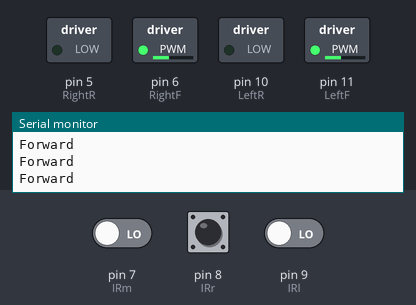
Bench run of a sketch on a simulated Arduino Uno, built with avr-gcc and run on an emulated ATmega328P. Parts: switched loads named in the sketch (green lamp = pin HIGH), the last lines printed to the serial monitor. Dashed ring = blinking. The inputs (shaded band) are chosen by the test bench; at power-on: pin 8 (IRr) LOW, pin 9 (IRl) LOW, pin 7 (IRm) LOW.

Above: at 1.2 s.
1.3 s: pin 8 (IRr) driven HIGH
At 1.7 s:
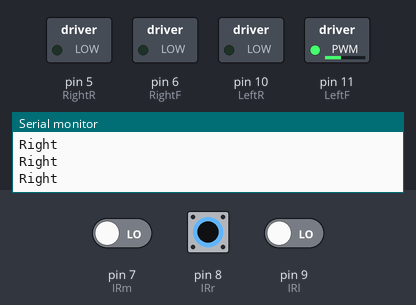
2.8 s: pin 9 (IRl) driven HIGH
At 3.7 s:
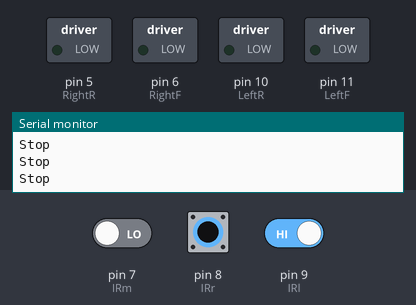
4.3 s: pin 8 (IRr) driven LOW
At 5.0 s:
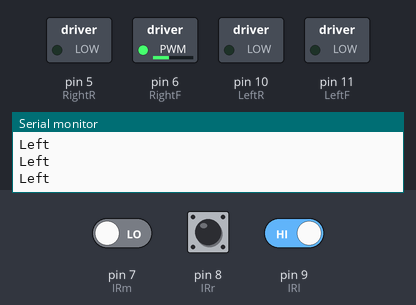
5.8 s: pin 9 (IRl) driven LOW
At 7.0 s:
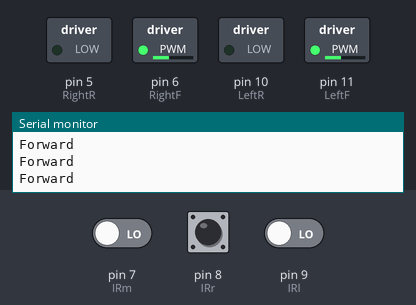
8.8 s: pin 8 (IRr) pulsed HIGH 2 times (0.12 s each, 0.3 s apart)
At 9.01 s:
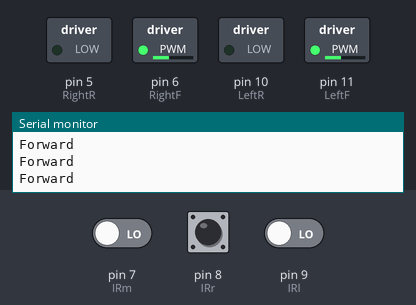
12.4 s: pin 8 (IRr) driven HIGH and pin 9 (IRl) driven HIGH
At 13.7 s:
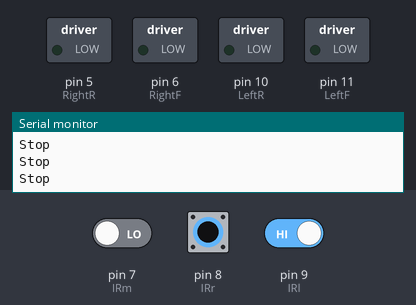
Timing chart, 0 to 15.4 s (numbered marks = the images above; inputs shaded):
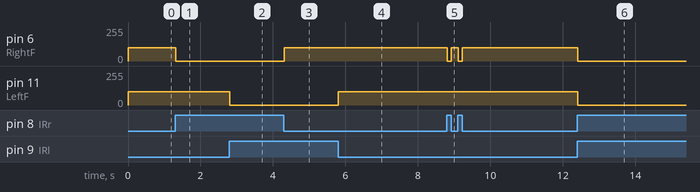

The sketch:

Robot-Line_Following.ino
```cpp
const int LeftF = 11; // orange
const int LeftR = 10; // yello
const int RightF = 6; // green
const int RightR = 5; // blue

const int IRl = 9;  //white
const int IRr = 8;  //purple
const int IRm = 7;  //blue

#define echo 4  //yello
#define trig 3  //green

void setup() {
  pinMode(LeftF, OUTPUT);
  pinMode(RightF, OUTPUT);
  pinMode(LeftR, OUTPUT);
  pinMode(RightR, OUTPUT);

  pinMode(IRl,INPUT);
  pinMode(IRr,INPUT);
  pinMode(IRm,INPUT);

  Serial.begin(9600);
}

void loop() {
  int x = digitalRead(IRl);
  int y = digitalRead(IRr);
  int z = digitalRead(IRm);

  if(digitalRead(IRl)==HIGH && digitalRead(IRr)==HIGH) //IR will not glow on black line
  {
    Stop();
  }

  else if(digitalRead(IRl)==LOW && digitalRead(IRr)==LOW)  //IR not on black line
  {
    Forward();
  }

  else if(digitalRead(IRl)==LOW && digitalRead(IRr)==HIGH)
  {
    turnRight();
    delay(10);
  }

  else if(digitalRead(IRl)==HIGH && digitalRead(IRr)==LOW)
  {
    turnLeft();
    delay(10);
  }

  else
  {
    Stop();
  }
}


void Forward()
{
    Serial.println("Forward");
  analogWrite(LeftF, 100);
  analogWrite(RightF, 100);
  analogWrite(LeftR, 0);
  analogWrite(RightR, 0);
}

void Reverse()
{
  Serial.println("Reverse");
  analogWrite(LeftR, 100);
  analogWrite(RightR, 100);
  analogWrite(LeftF, 0);
  analogWrite(RightF, 0);
}

void turnRight()
{

  Serial.println("Right");
  analogWrite(LeftF, 100);
  analogWrite(LeftR, 0);
  analogWrite(RightR, 0);
  analogWrite(RightF, 0);

}

void turnLeft()
{

  Serial.println("Left");
  analogWrite(LeftF, 0);
  analogWrite(LeftR, 0);
  analogWrite(RightR, 0);
  analogWrite(RightF, 100);
}


void Stop()
{
  Serial.println("Stop");
  analogWrite(LeftF, 0);
  analogWrite(LeftR, 0);
  analogWrite(RightF, 0);
  analogWrite(RightR, 0);
}
```

Measured:
- after the input at 1.3 s, pin 6 (RightF): 100/255 → 0/255 at once
- after the input at 2.8 s, pin 11 (LeftF): 100/255 → 0/255 at once
- after the input at 4.3 s, pin 6 (RightF): 0/255 → 100/255 at once
- after the input at 5.8 s, pin 11 (LeftF): 0/255 → 100/255 at once
- after the input at 8.8 s, pin 6 (RightF): alternates 100/255 for 0.19 s and 0/255 for 0.11 s, 4 changes in all, then stays 100/255, starting at once
- after the input at 12.4 s, pin 6 (RightF), pin 11 (LeftF): 100/255 → 0/255 at once
